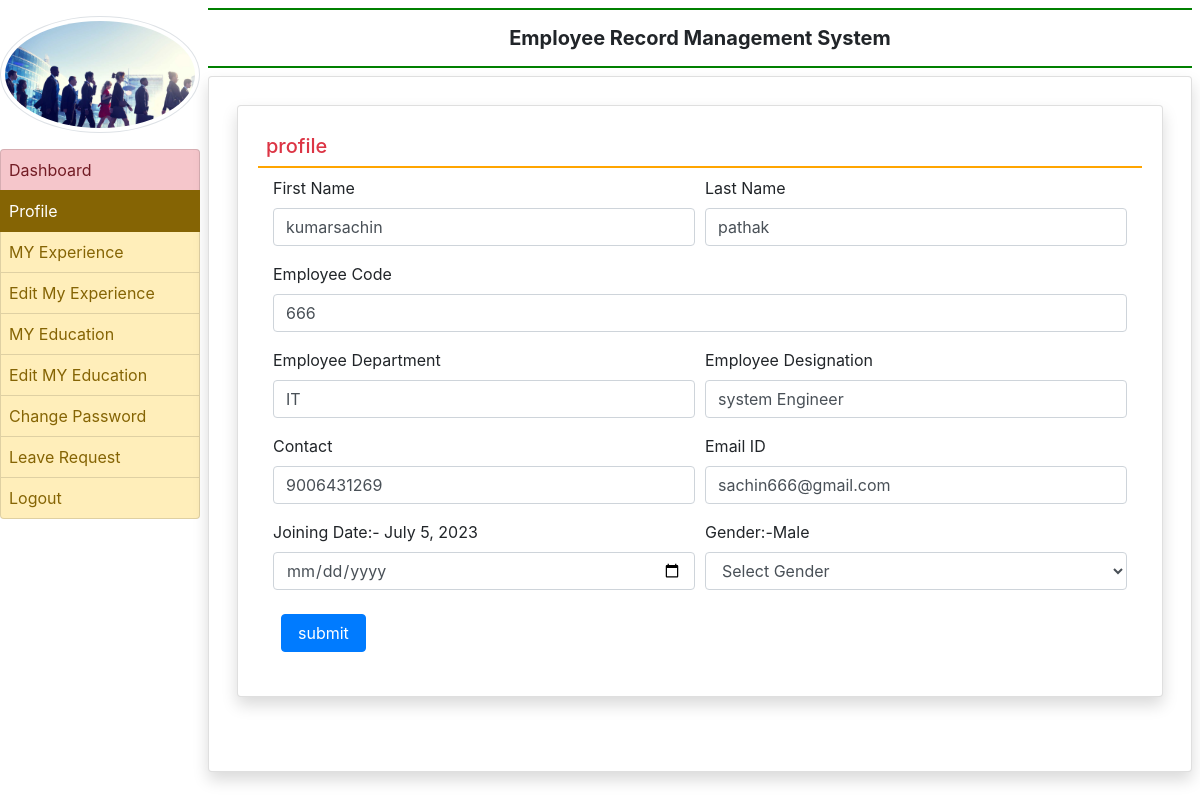
Page /profile (signed in) on the committed database.
### employee/models.py (models this page shows, shortened)
class EmployeeDetail(models.Model):
      user = models.ForeignKey(User,on_delete=models.CASCADE)
      empcode = models.CharField(max_length=50)
      empdept = models.CharField(max_length=100)
      designation = models.CharField(max_length=100)
      contact = models.CharField(max_length=15)
      gender = models.CharField(max_length=50, null=True)
      joiningdate = models.DateField(null=True)

### employee/views.py (the view, shortened to what this page needs)
# urls.py: path('profile', profile, name='profile'),
def profile(request):
    if not request.user.is_authenticated:
        return redirect('emp_login')
    error = ""
    user = request.user #finding current user jis user ne login kiya hai
    employee = EmployeeDetail.objects.get(user=user) #user(Employee details model)=user se campare krwa rhe hai
    return render(request, 'profile.html', locals())

### employee/templates/profile.html (shortened to what this page needs)
{% extends 'emp_base.html' %}
{% block main %}
<div class="card shadow m-2">
    <div class="card-body">
        <h5 class="p-2 text-danger" style="border-bottom :2px solid orange">profile</h5>
        <div class="container-fluid">
            <form method="post" >
                <div class="form-row">
                    <div class="col-sm-6">
                        <div class="form-group">
                            <label>First Name</label>
                            <input type="text" name="firstname" class="form-control" placeholder="Enter First Name" pattern="[A-Za-z]+" value="{{employee.user.first_name}}">
                        </div>
                    </div>
                     <div class="col-sm-6">
                        <div class="form-group">
                            <label>Last Name</label>
                            <input type="text" name="lastname" class="form-control" placeholder="Enter Last Name" pattern="[A-Za-z]+" value="{{employee.user.last_name}}">
                        </div>
                    </div>
                    <div class="col-sm-12">
                        <div class="form-group">
                            <label>Employee Code</label>
                            <input type="text" name="empcode" class="form-control" placeholder="Enter Your Employee Code" pattern="[0-9]+" value="{{employee.empcode}}">
                        </div>
                    </div>
                       <div class="col-sm-6">
                        <div class="form-group">
                            <label>Employee Department</label>
                            <input type="text" name="department" class="form-control"  value="{{employee.empdept}}" placeholder="Department">
                        </div>
                    </div>
                      <div class="col-sm-6">
                        <div class="form-group">
                            <label>Employee Designation</label>
                            <input type="text" name="designation" class="form-control"  value="{{employee.designation}}" placeholder="Designation">
                        </div>
                    </div>
                      <div class="col-sm-6">
                        <div class="form-group">
                            <label>Contact</label>
                            <input type="text" name="contact" class="form-control"  value="{{employee.contact}}" placeholder="Contact">
                        </div>
                    </div>
                     <div class="col-sm-6">
                        <div class="form-group">
                            <label>Email ID</label>
                            <input type="email" name="emailid" class="form-control" placeholder="Email ID" value="{{employee.user.username}}">
                        </div>
                    </div>
                     <div class="col-sm-6">
                        <div class="form-group">
                            <label>Joining Date:- {{employee.joiningdate}}</label>
                            <input type="date" name="jdate" class="form-control" value="{{employee.joiningdate}}">
                        </div>
                    </div>
                     <div class="col-sm-6">
                        <div class="form-group">
                            <label> Gender:-{{employee.gender}}</label>
                            <select name="gender" class="form-control">
                                <option value="none"> Select Gender</option>
                            </select>
                        </div>
                    </div>
                </div>
                <input type="submit" value="submit" class="m-2 px-3 btn btn-primary">
            </form>
        </div>
    </div>
</div>
{% endblock  %}

### rows in the picture
EmployeeDetail: firstname "kumarsachin", lastname "pathak", empcode "666", department "IT", designation "system Engineer", contact "9006431269", emailid "sachin666@gmail.com", joiningdate "July 5, 2023", gender "Male"
